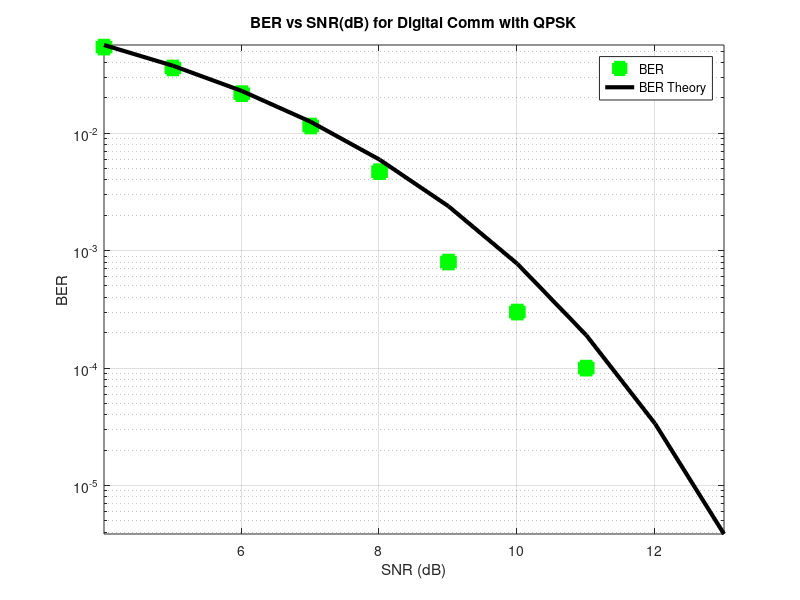

Recreate this plot in MATLAB.
close all;
clear all;

blockLength = 1000;
nBlocks=5;
EbdB = 1.0:1.0:10.0;
Eb = 10.^(EbdB/10);
No = 1;
SNR = 2*Eb/No;
SNRdB = 10*log10(SNR);
BER = zeros(1,length(EbdB));
for blk=1:nBlocks
    BitsI=randi([0,1],1,blockLength);
    BitsQ=randi([0,1],1,blockLength);
    Sym=(2*BitsI-1)+1j*(2*BitsQ-1);
    noise=sqrt(No/2)*(randn(1,blockLength)+1j*randn(1,blockLength));
    for K=1:length(EbdB)
        TxSym=sqrt(Eb(K))*Sym;
        RxSym=TxSym+noise;
        DecBitsI=(real(RxSym)>0);
        DecBitsQ=(imag(RxSym)>0);
        BER(K)=BER(K)+sum(DecBitsI~=BitsI)+sum(DecBitsQ~=BitsQ);
    end
end

BER = BER/blockLength/nBlocks/2;

semilogy(SNRdB,BER,'g  s','linewidth',3.0,'MarkerFaceColor','g','MarkerSize',9.0);
hold on;
semilogy(SNRdB,qfunc(sqrt(SNR)),'k -  ','linewidth',3.0);
axis tight;
grid on;
legend('BER','BER Theory')
xlabel('SNR (dB)');
ylabel('BER');
title('BER vs SNR(dB) for Digital Comm with QPSK');